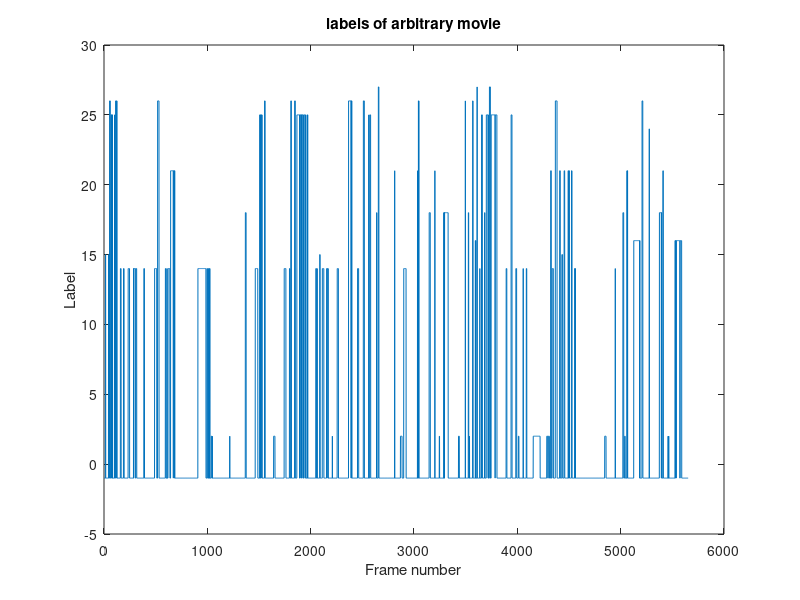
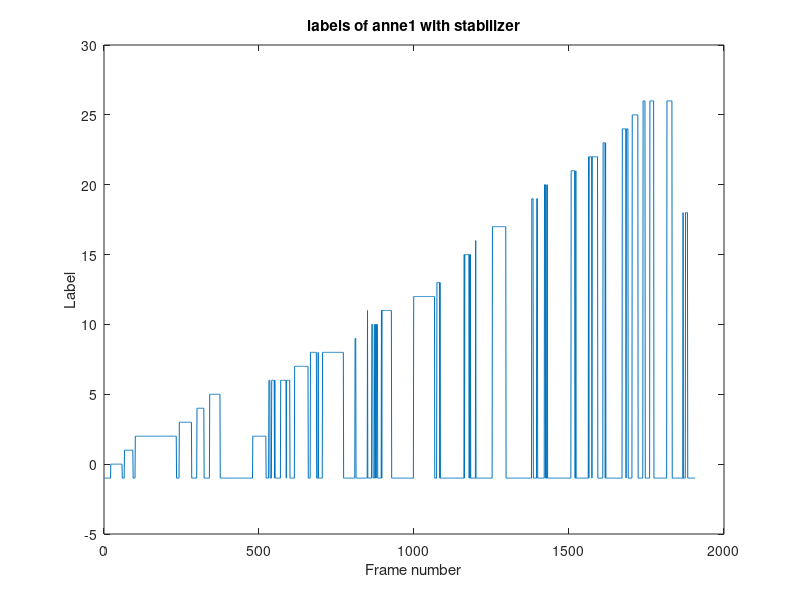
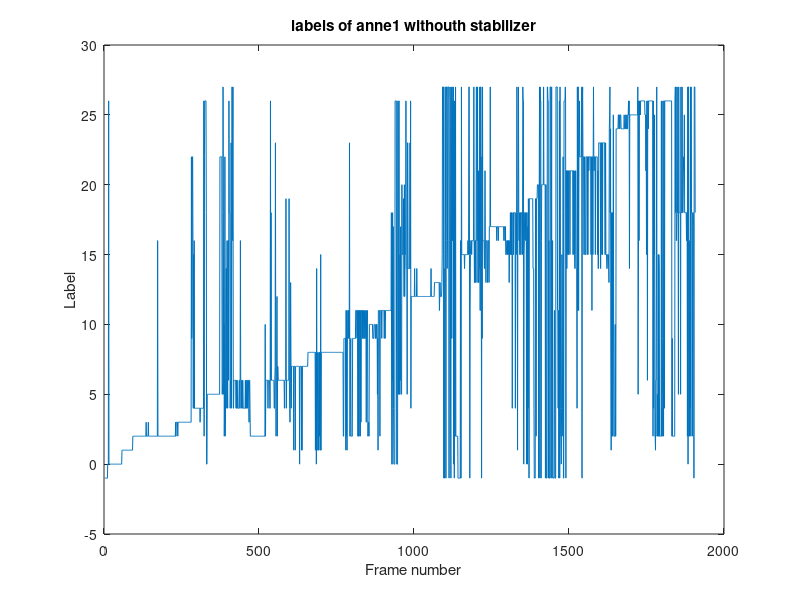

These figures' MATLAB source, in order:
x = load('heilige_perf.txt');
plot(x(:,1), x(:,2));
title('labels of arbitrary movie');
xlabel('Frame number');
ylabel('Label');
saveas(gcf,'heilige.jpg');


x = load('anne1_stable_perf.txt');
plot(x(:,1), x(:,2));
title('labels of anne1 with stabilizer');
xlabel('Frame number');
ylabel('Label');
saveas(gcf,'anne1_stable.jpg');


x = load('anne1_unstable_perf.txt');
plot(x(:,1), x(:,2));
title('labels of anne1 withouth stabilizer');
xlabel('Frame number');
ylabel('Label');
saveas(gcf,'anne1_unstable.jpg');
